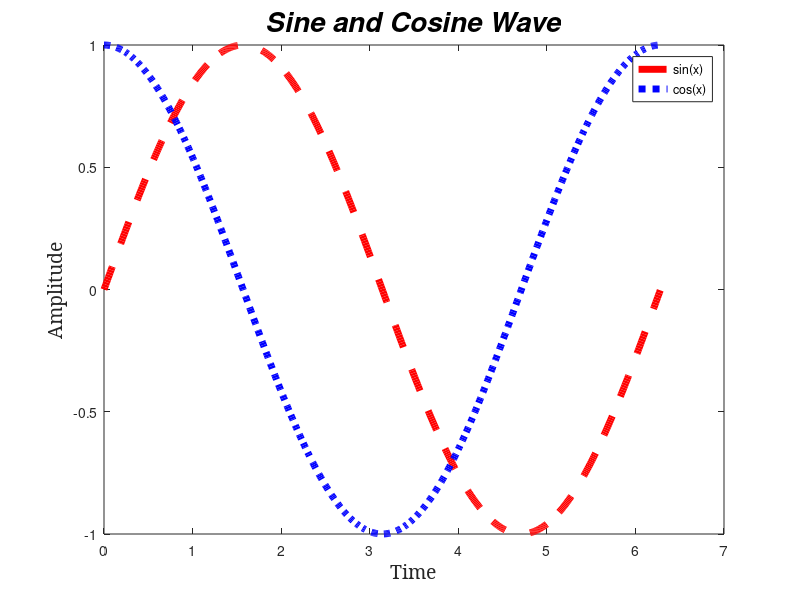

Recreate this plot in MATLAB.
%% AIM: To generate Sine and Cosine wave using MATLAB 
 % Anupam Pal , 16070123131 , B3 
%%
clc;                            % Clear command Window
close all;                      % Close all windows
clear all;                      % Remove items from MATLAB workspace and reset MuPAD engine
t=0:0.01:2*pi                   % Perodic time for the wave
a=sin(t);                       % Generate Sine wave 
q=plot(t,a)                     % Plot Sine wave 
set(q,'LineWidth',5)            % Set length width for Sine Wave
b=cos(t)                        % Generate Cosine wave %
k=plot(t,a,'--r',t,b,':b')      % Plot line font and Line colour
set(k,'LineWidth',5)            % Set length width for Cosine Wave" %
title('Sine and Cosine Wave','FontSize',20,'FontAngle','Italic')  % Name the Title %
xlabel('Time','FontSize',14,'FontName','Cambria')                 % Name X-axis %
ylabel('Amplitude','FontSize',14,'FontName','Cambria')            % Name X-axis %
legend('sin(x)','cos(x)')                                         % Insert legend%
